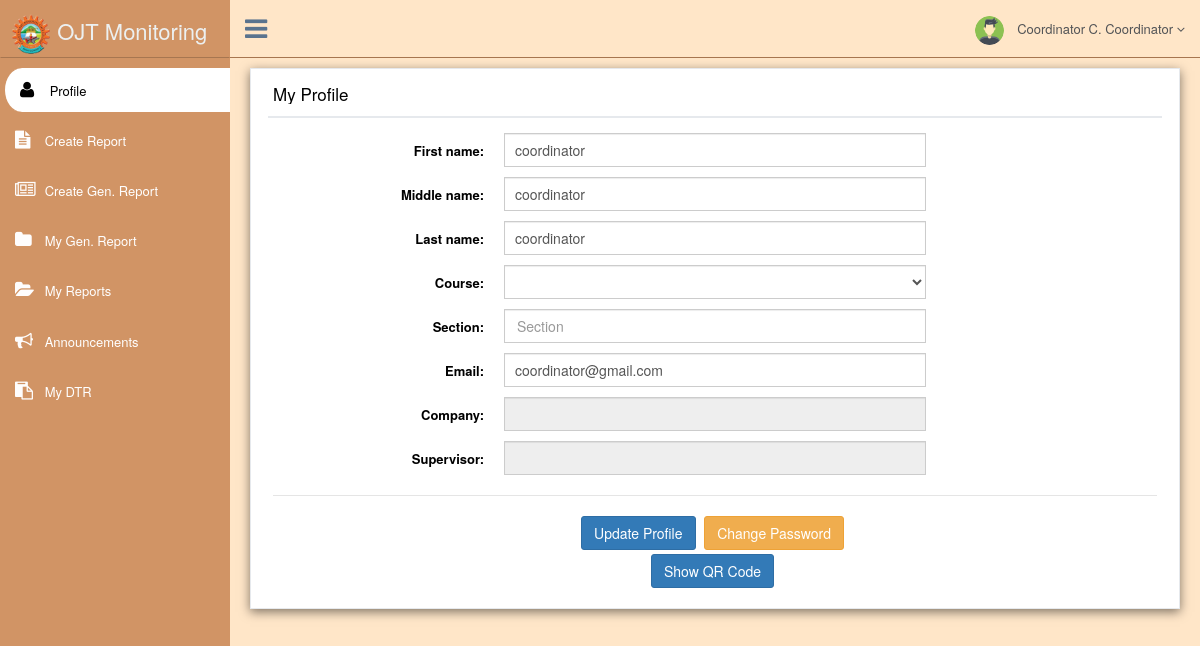
The page /pages/student-profile.php (signed in) on the database its author committed.
### tables this page shows
CREATE TABLE `user` (
  `id` int(11) NOT NULL,
  `fname` varchar(100) NOT NULL,
  `mname` varchar(100) NOT NULL,
  `lname` varchar(100) NOT NULL,
  `supervisor_id` int(11) NOT NULL DEFAULT 0,
  `course` int(11) NOT NULL DEFAULT 0,
  `section` varchar(12) DEFAULT NULL,
  `email` varchar(32) DEFAULT NULL,
  `company` varchar(200) DEFAULT NULL,
  `position` text DEFAULT NULL,
  `contact` varchar(12) DEFAULT NULL,
  `requirements` text DEFAULT NULL,
  `date_create` timestamp NOT NULL DEFAULT current_timestamp(),
  `pass` varchar(120) DEFAULT NULL,
  `role` text DEFAULT NULL,
  `isNew` int(11) NOT NULL DEFAULT 0
);

### components/links.php (called while the page is built, shortened)
<?php
$student_links = array(
    "Profile" => "student-profile.php",
    "Create Report"  => "student-create-reports.php",
    "Create Gen. Report"  => "student-create-general-reports.php",
    "My Gen. Report"  => "student-general-reports.php",
    "My Reports" => "student-reports.php",
    "Announcements" => "announcements.php",
    "My DTR" => "dtr-records.php",
);
$student_icons = array(
    "fa fa-user",
    "fa fa-file-text",
    "fa fa-newspaper-o",
    "fa fa-folder",
    "fa fa-folder-open",
    "fa fa-bullhorn",
    "fa fa-clipboard",
);

### pages/student-profile.php (the view, shortened to what this page needs)
<?php
include '../actions/conn.php';
$user = mysqli_fetch_object(mysqli_query($conn, "SELECT * FROM user WHERE id = '$_SESSION[id]'"));
?>
<!DOCTYPE html>
<html lang="en">
<head>
    <link rel="stylesheet" href="https://maxcdn.bootstrapcdn.com/bootstrap/3.3.7/css/bootstrap.min.css">
    <link href="../vendors/font-awesome/css/font-awesome.min.css" rel="stylesheet">
    <link href="../vendors/malihu-custom-scrollbar-plugin/jquery.mCustomScrollbar.min.css" rel="stylesheet" />
    <link href="../build/css/custom.css" rel="stylesheet">
</head>
<body class="nav-md" style="background:none;">
    <div class="container body">
        <div class="main_container">
            <?php include_once("../components/student-nav.php") ?>
            <div class="right_col" role="main" style="transition:.5s;">
                <div class="row">
                    <div class="col-md-12 col-sm-12 col-xs-12">
                        <div class="x_panel" style="box-shadow: 0 3px 10px rgb(0 0 0 / 50%);">
                            <div class="x_title">
                                <h2>My Profile</h2>
                                <div class="clearfix"></div>
                            </div>
                            <div class="x_content">
                                <form method="POST" role="form" id="update-student" class="form-horizontal form-label-left">
                                    <div class="item form-group">
                                        <label class="control-label col-md-3 col-sm-3 col-xs-12" for="name">
                                            First name:
                                        </label>
                                        <div class="col-md-6 col-sm-6 col-xs-12">
                                            <input value="<?php echo $user->fname ?>" type="text" name="fname" class="form-control col-md-7 col-xs-12" required>
                                        </div>
                                    </div>
                                    <div class="item form-group">
                                        <label class="control-label col-md-3 col-sm-3 col-xs-12" for="name">
                                            Middle name:
                                        </label>
                                        <div class="col-md-6 col-sm-6 col-xs-12">
                                            <input value="<?php echo $user->mname ?>" type="text" name="mname" class="form-control col-md-7 col-xs-12" required>
                                        </div>
                                    </div>
                                    <div class="item form-group">
                                        <label class="control-label col-md-3 col-sm-3 col-xs-12" for="name">
                                            Last name:
                                        </label>
                                        <div class="col-md-6 col-sm-6 col-xs-12">
                                            <input value="<?php echo $user->lname ?>" type="text" name="lname" class="form-control col-md-7 col-xs-12" required>
                                        </div>
                                    </div>
                                    <div class="item form-group">
                                        <label class="control-label col-md-3 col-sm-3 col-xs-12" for="name">
                                            Course:
                                        </label>
                                        <div class="col-md-6 col-sm-6 col-xs-12">
                                            <select name="course" class="form-control" required>
                                                <?php
                                                include_once('../actions/conn.php');
                                                ?>
                                            </select>
                                        </div>
                                    </div>
                                    <div class="item form-group">
                                        <label class="control-label col-md-3 col-sm-3 col-xs-12" for="name">
                                            Section:
                                        </label>
                                        <div class="col-md-6 col-sm-6 col-xs-12">
                                            <input value="<?php echo $user->section[strlen($user->section) - 1] ?>" type="text" name="section" class="form-control" <?php echo empty($user->section) ? "" : "id='section'" ?> placeholder="Section" required maxlength="1" />
                                        </div>
                                    </div>
                                    <div class="item form-group">
                                        <label class="control-label col-md-3 col-sm-3 col-xs-12" for="name">
                                            Email:
                                        </label>
                                        <div class="col-md-6 col-sm-6 col-xs-12">
                                            <input value="<?php echo $user->email ?>" type="text" name="email" class="form-control col-md-7 col-xs-12" required>
                                        </div>
                                    </div>
                                    <?php
                                    $supervisorInfo = mysqli_fetch_object(
                                        mysqli_query(
                                            $conn,
                                            "SELECT * FROM user WHERE id=$user->supervisor_id"
                                        )
                                    );
                                    ?>
                                    <div class="item form-group">
                                        <label class="control-label col-md-3 col-sm-3 col-xs-12" for="name">
                                            Company:
                                        </label>
                                        <div class="col-md-6 col-sm-6 col-xs-12">
                                            <input value="<?php echo $supervisorInfo->company ?>" type="text" class="form-control col-md-7 col-xs-12" disabled>
                                        </div>
                                    </div>
                                    <div class="item form-group">
                                        <label class="control-label col-md-3 col-sm-3 col-xs-12" for="name">
                                            Supervisor:
                                        </label>
                                        <div class="col-md-6 col-sm-6 col-xs-12">
                                            <input value="<?php echo ucwords("$supervisorInfo->fname $supervisorInfo->lname") ?>" type="text" class="form-control col-md-7 col-xs-12" disabled>
                                        </div>
                                    </div>
                                    <div class="ln_solid"></div>
                                    <div class="form-group">
                                        <center>
                                            <button type="submit" class="btn btn-primary">Update Profile</button>
                                            <button type="button" onclick="return window.location.href='update-password.php'" class="btn btn-warning">Change Password</button>
                                        </center>
                                    </div>
                                    <div class="form-group">
                                        <center>
                                            <button type="button" class="btn btn-primary" data-toggle="modal" data-target="#showQR">
                                                Show QR Code
                                            </button>
                                        </center>
                                    </div>
                                </form>
                            </div>
                        </div>
                    </div>
                </div>
            </div>
        </div>
    </div>
</body>
</html>

### components/student-nav.php (shortened to what this page needs)
<div class="col-md-3 left_col menu_fixed" style="transition:.5s">
    <div class="navbar nav_title" style="overflow: hidden; padding-bottom:1px">
        <a class="site_title">
            <img src="../images/CHSMSC.gif" alt="OJT Monitoring" style="width: 40px;">
            <span>OJT Monitoring</span>
        </a>
    </div>
    <div id="sidebar-menu" class="main_menu_side hidden-print main_menu">
        <div class="menu_section">
            <ul class="nav side-menu">
                <?php
                require_once('links.php');
                $counter = 0;
                foreach ($student_links as $desc => $link) {
                    echo "
                                <li><a href='" . $link . "'><i class='" . $student_icons[$counter] . "'></i> " . $desc . " </a></li>
                                ";
                    $counter++;
                }
                ?>
            </ul>
        </div>
    </div>
</div>
<div class="top_nav ." style="transition:.5s">
    <div class="nav_menu">
        <nav>
            <div class="nav toggle">
                <a id="menu_toggle"><i class="fa fa-bars"></i></a>
            </div>
            <ul class="nav navbar-nav navbar-right">
                <li class="">
                    <a href="javascript:;" class="user-profile dropdown-toggle" data-toggle="dropdown" aria-expanded="false" style="text-transform: capitalize;">
                        <img src="../images/avatar.png" alt="">
                        <?php echo "$user->fname " . $user->mname[0] . ". $user->lname"; ?>
                        <span class=" fa fa-angle-down"></span>
                    </a>
                </li>
            </ul>
        </nav>
    </div>
</div>

### rows shown on the page
user: fname "Coordinator", mname "C", lname "Coordinator", fname "coordinator", mname "coordinator", lname "coordinator", email "coordinator@gmail.com"

### other values the page prints
$desc "Profile"
$desc "Create Report"
$desc "Create Gen. Report"
$desc "My Gen. Report"
$desc "My Reports"
$desc "Announcements"
$desc "My DTR"
